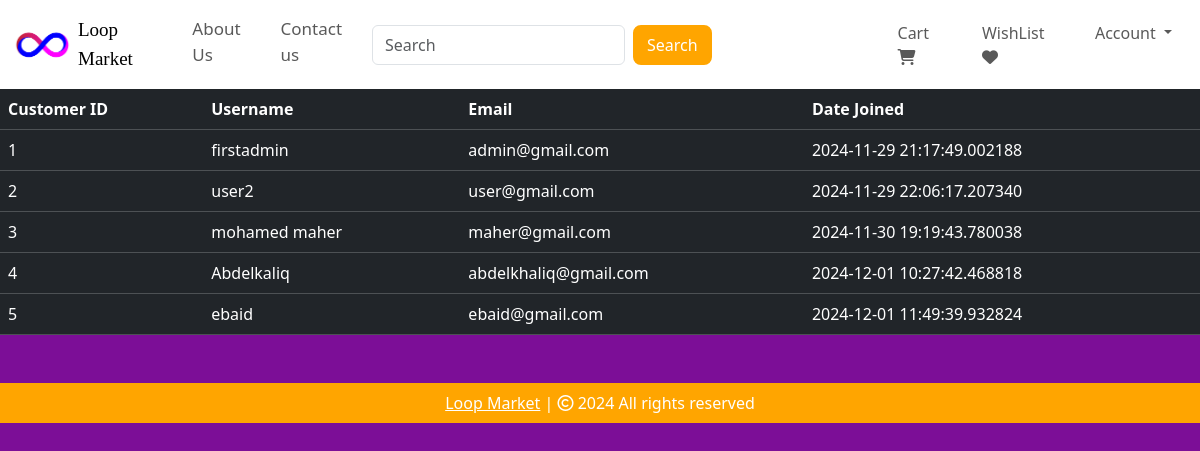
The page /customers (signed in) on the database as committed earlier.
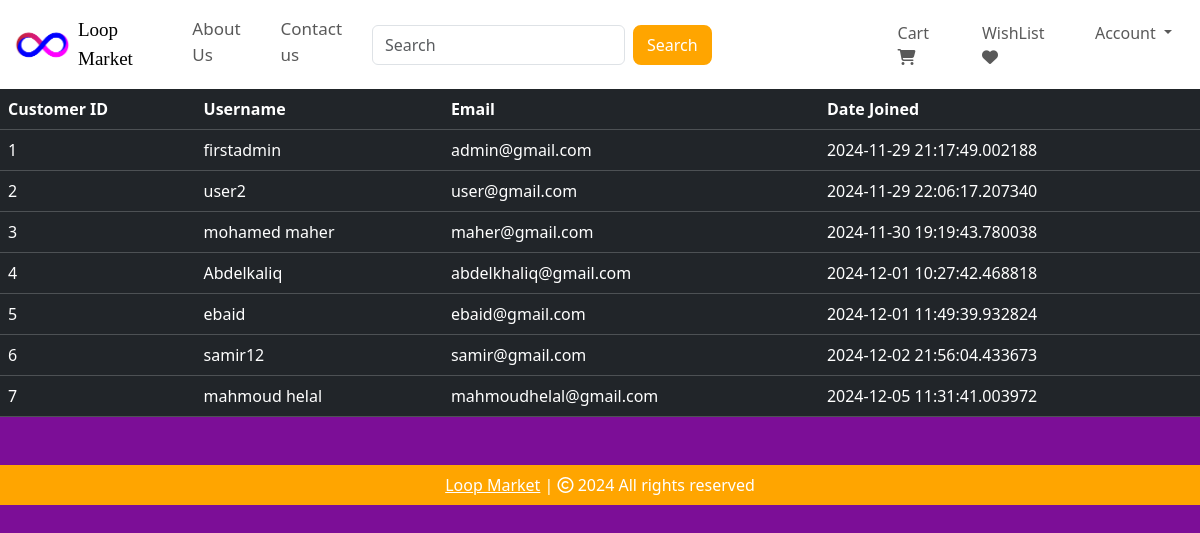
The same page on the database as committed later.
### models.py (models this page shows, shortened)
class Customer(db.Model, UserMixin):
    id = db.Column(db.Integer, primary_key=True)
    email = db.Column(db.String(100), unique=True)
    username = db.Column(db.String(100))
    password_hash = db.Column(db.String(150))
    date_joined = db.Column(db.DateTime(), default=datetime.utcnow)
    cart_items = db.relationship('Cart', backref=db.backref('customer', lazy=True))
    orders = db.relationship('Order', backref=db.backref('customer', lazy=True))
    @property
    def password(self):
        raise AttributeError('Password is not a readable Attribute')

### admin.py (the view)
@admin.route('/customers')
@login_required
def display_customers():
    if current_user.id == 1:
        customers = Customer.query.all()
        return render_template('customers.html', customers=customers)
    return render_template('404.html')

### __init_py__.py (called while the page is built)
def create_app():
    app = Flask(__name__)
    app.config['SECRET_KEY'] = 'LOOPmarket@203'
    app.config['SQLALCHEMY_DATABASE_URI'] = f'sqlite:///{DB_NAME}'
    db.init_app(app)
    @app.errorhandler(404)
    def page_not_found(error):
        return render_template('404.html')
    login_manager = LoginManager()
    login_manager.init_app(app)
    login_manager.login_view = 'auth.login'
    @login_manager.user_loader
    def load_user(id):
        return Customer.query.get(int(id))
    from views import views
    from auth import auth
    from admin import admin
    from models import Customer, Cart, Product, Order
    app.register_blueprint(views,url_prefix="/")
    app.register_blueprint(auth,url_prefix="/")
    app.register_blueprint(admin,url_prefix="/")
    return app

### templates/customers.html (shortened to what this page needs)
{% extends 'base.html' %}
{% block body %}
<table class="table table-dark table-hover">
    <thead>
        <tr>
            <th scope="col">Customer ID</th>
            <th scope="col">Username</th>
            <th scope="col">Email</th>
            <th scope="col">Date Joined</th>
        </tr>
    </thead>
    <tbody>
        {% for customer in customers %}
        <tr>
        <td>{{ customer.id }}</td>
        <td>{{ customer.username }}</td>
        <td>{{ customer.email }}</td>
        <td>{{ customer.date_joined }}</td>
        </tr>
        {% endfor %}
    </tbody>
</table>
{% endblock %}

Rows that differ between the two databases and show on the page:
added Customer: id "6", username "samir12", email "samir@gmail.com", date_joined "2024-12-02 21:56:04.433673"
added Customer: id "7", username "mahmoud helal", email "mahmoudhelal@gmail.com", date_joined "2024-12-05 11:31:41.003972"
